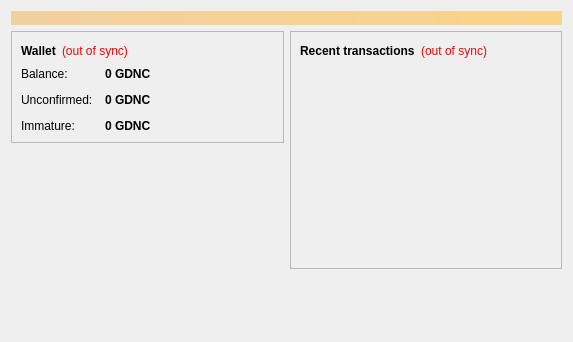
<?xml version="1.0" encoding="UTF-8"?>
<ui version="4.0">
 <class>OverviewPage</class>
 <widget class="QWidget" name="OverviewPage">
  <property name="geometry">
   <rect>
    <x>0</x>
    <y>0</y>
    <width>573</width>
    <height>342</height>
   </rect>
  </property>
  <property name="windowTitle">
   <string>Form</string>
  </property>
  <layout class="QVBoxLayout" name="topLayout">
   <item>
    <widget class="QLabel" name="labelAlerts">
     <property name="visible">
      <bool>false</bool>
     </property>
     <property name="styleSheet">
      <string notr="true">background-color: qlineargradient(x1: 0, y1: 0, x2: 1, y2: 0, stop:0 #F0D0A0, stop:1 #F8D488); color:#000000;</string>
     </property>
     <property name="wordWrap">
      <bool>true</bool>
     </property>
     <property name="margin">
      <number>3</number>
     </property>
    </widget>
   </item>
   <item>
    <layout class="QHBoxLayout" name="horizontalLayout" stretch="1,1">
     <item>
      <layout class="QVBoxLayout" name="verticalLayout_2">
       <item>
        <widget class="QFrame" name="frame">
         <property name="frameShape">
          <enum>QFrame::StyledPanel</enum>
         </property>
         <property name="frameShadow">
          <enum>QFrame::Raised</enum>
         </property>
         <layout class="QVBoxLayout" name="verticalLayout_4">
          <item>
           <layout class="QHBoxLayout" name="horizontalLayout_4">
            <item>
             <widget class="QLabel" name="label_5">
              <property name="font">
               <font>
                <weight>75</weight>
                <bold>true</bold>
               </font>
              </property>
              <property name="text">
               <string>Wallet</string>
              </property>
             </widget>
            </item>
            <item>
             <widget class="QLabel" name="labelWalletStatus">
              <property name="toolTip">
               <string>The displayed information may be out of date. Your wallet automatically synchronizes with the Goldencoin network after a connection is established, but this process has not completed yet.</string>
              </property>
              <property name="styleSheet">
               <string notr="true">QLabel { color: red; }</string>
              </property>
              <property name="text">
               <string notr="true">(out of sync)</string>
              </property>
              <property name="alignment">
               <set>Qt::AlignLeading|Qt::AlignLeft|Qt::AlignVCenter</set>
              </property>
             </widget>
            </item>
            <item>
             <spacer name="horizontalSpacer_2">
              <property name="orientation">
               <enum>Qt::Horizontal</enum>
              </property>
              <property name="sizeHint" stdset="0">
               <size>
                <width>40</width>
                <height>20</height>
               </size>
              </property>
             </spacer>
            </item>
           </layout>
          </item>
          <item>
           <layout class="QFormLayout" name="formLayout_2">
            <property name="fieldGrowthPolicy">
             <enum>QFormLayout::AllNonFixedFieldsGrow</enum>
            </property>
            <property name="horizontalSpacing">
             <number>12</number>
            </property>
            <property name="verticalSpacing">
             <number>12</number>
            </property>
            <item row="0" column="0">
             <widget class="QLabel" name="label">
              <property name="text">
               <string>Balance:</string>
              </property>
             </widget>
            </item>
            <item row="0" column="1">
             <widget class="QLabel" name="labelBalance">
              <property name="font">
               <font>
                <weight>75</weight>
                <bold>true</bold>
               </font>
              </property>
              <property name="cursor">
               <cursorShape>IBeamCursor</cursorShape>
              </property>
              <property name="toolTip">
               <string>Your current balance</string>
              </property>
              <property name="text">
               <string notr="true">0 GDNC</string>
              </property>
              <property name="textInteractionFlags">
               <set>Qt::LinksAccessibleByMouse|Qt::TextSelectableByKeyboard|Qt::TextSelectableByMouse</set>
              </property>
             </widget>
            </item>
            <item row="1" column="0">
             <widget class="QLabel" name="label_3">
              <property name="text">
               <string>Unconfirmed:</string>
              </property>
             </widget>
            </item>
            <item row="1" column="1">
             <widget class="QLabel" name="labelUnconfirmed">
              <property name="font">
               <font>
                <weight>75</weight>
                <bold>true</bold>
               </font>
              </property>
              <property name="cursor">
               <cursorShape>IBeamCursor</cursorShape>
              </property>
              <property name="toolTip">
               <string>Total of transactions that have yet to be confirmed, and do not yet count toward the current balance</string>
              </property>
              <property name="text">
               <string notr="true">0 GDNC</string>
              </property>
              <property name="textInteractionFlags">
               <set>Qt::LinksAccessibleByMouse|Qt::TextSelectableByKeyboard|Qt::TextSelectableByMouse</set>
              </property>
             </widget>
            </item>
            <item row="2" column="0">
             <widget class="QLabel" name="labelImmatureText">
              <property name="text">
               <string>Immature:</string>
              </property>
             </widget>
            </item>
            <item row="2" column="1">
             <widget class="QLabel" name="labelImmature">
              <property name="font">
               <font>
                <weight>75</weight>
                <bold>true</bold>
               </font>
              </property>
              <property name="toolTip">
               <string>Mined balance that has not yet matured</string>
              </property>
              <property name="text">
               <string notr="true">0 GDNC</string>
              </property>
              <property name="textInteractionFlags">
               <set>Qt::LinksAccessibleByMouse|Qt::TextSelectableByKeyboard|Qt::TextSelectableByMouse</set>
              </property>
             </widget>
            </item>
           </layout>
          </item>
         </layout>
        </widget>
       </item>
       <item>
        <spacer name="verticalSpacer">
         <property name="orientation">
          <enum>Qt::Vertical</enum>
         </property>
         <property name="sizeHint" stdset="0">
          <size>
           <width>20</width>
           <height>40</height>
          </size>
         </property>
        </spacer>
       </item>
      </layout>
     </item>
     <item>
      <layout class="QVBoxLayout" name="verticalLayout_3">
       <item>
        <widget class="QFrame" name="frame_2">
         <property name="frameShape">
          <enum>QFrame::StyledPanel</enum>
         </property>
         <property name="frameShadow">
          <enum>QFrame::Raised</enum>
         </property>
         <layout class="QVBoxLayout" name="verticalLayout">
          <item>
           <layout class="QHBoxLayout" name="horizontalLayout_2">
            <item>
             <widget class="QLabel" name="label_4">
              <property name="text">
               <string>&lt;b&gt;Recent transactions&lt;/b&gt;</string>
              </property>
             </widget>
            </item>
            <item>
             <widget class="QLabel" name="labelTransactionsStatus">
              <property name="toolTip">
               <string>The displayed information may be out of date. Your wallet automatically synchronizes with the Goldencoin network after a connection is established, but this process has not completed yet.</string>
              </property>
              <property name="styleSheet">
               <string notr="true">QLabel { color: red; }</string>
              </property>
              <property name="text">
               <string notr="true">(out of sync)</string>
              </property>
              <property name="alignment">
               <set>Qt::AlignRight|Qt::AlignTrailing|Qt::AlignVCenter</set>
              </property>
             </widget>
            </item>
            <item>
             <spacer name="horizontalSpacer">
              <property name="orientation">
               <enum>Qt::Horizontal</enum>
              </property>
              <property name="sizeHint" stdset="0">
               <size>
                <width>40</width>
                <height>20</height>
               </size>
              </property>
             </spacer>
            </item>
           </layout>
          </item>
          <item>
           <widget class="QListView" name="listTransactions">
            <property name="styleSheet">
             <string notr="true">QListView { background: transparent; }</string>
            </property>
            <property name="frameShape">
             <enum>QFrame::NoFrame</enum>
            </property>
            <property name="verticalScrollBarPolicy">
             <enum>Qt::ScrollBarAlwaysOff</enum>
            </property>
            <property name="horizontalScrollBarPolicy">
             <enum>Qt::ScrollBarAlwaysOff</enum>
            </property>
            <property name="selectionMode">
             <enum>QAbstractItemView::NoSelection</enum>
            </property>
           </widget>
          </item>
         </layout>
        </widget>
       </item>
       <item>
        <spacer name="verticalSpacer_2">
         <property name="orientation">
          <enum>Qt::Vertical</enum>
         </property>
         <property name="sizeHint" stdset="0">
          <size>
           <width>20</width>
           <height>40</height>
          </size>
         </property>
        </spacer>
       </item>
      </layout>
     </item>
    </layout>
   </item>
  </layout>
 </widget>
 <resources/>
 <connections/>
</ui>
